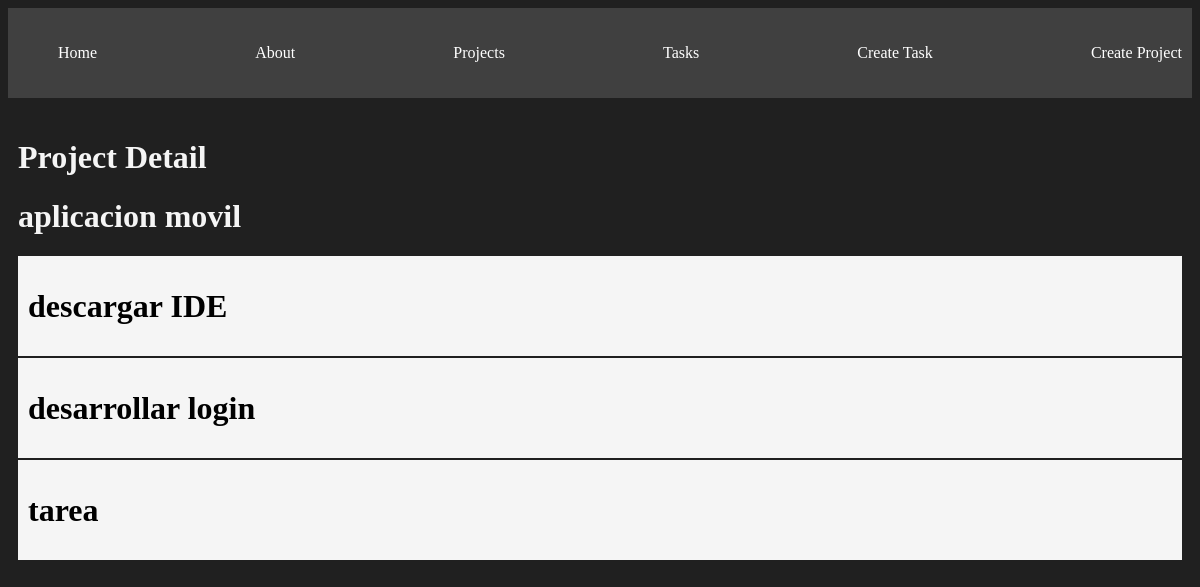
/projects/1, run on the app's committed database.
### myapp/models.py (models this page shows)
class Project(models.Model):
    name = models.CharField(max_length=200)

class Task(models.Model):
    title = models.CharField(max_length=200)
    description = models.TextField()
    project = models.ForeignKey(Project, on_delete=models.CASCADE)
    done = models.BooleanField(default=False)

### myapp/views.py (the view)
# urls.py: path('projects/<int:id>',views.project_details, name="project_detail"),
def project_details(request, id):
    project = get_object_or_404(Project, id=id)
    tasks = Task.objects.filter(project_id=id)
    return render(request, 'details.html', {
        'project': project,
        'tasks': tasks
    })

### myapp/templates/details.html
{% extends 'base.html' %}
{% block content  %}
<h1>Project Detail</h1>
<h1>{{project.name}}</h1>
{% for task in tasks %}
    <div class="card">
        <h1>{{task.title}}</h1>
    </div>
{% endfor %}
{% endblock %}

### myapp/static/styles/main.css (style rules this page uses)
body { background: #202020; color: whitesmoke; }
.card { background: whitesmoke; color: black; padding: 10px; margin-bottom: 2px; }

### data on the page
Project: name "aplicacion movil"
Task: title "descargar IDE"
Task: title "desarrollar login"
Task: title "tarea"
